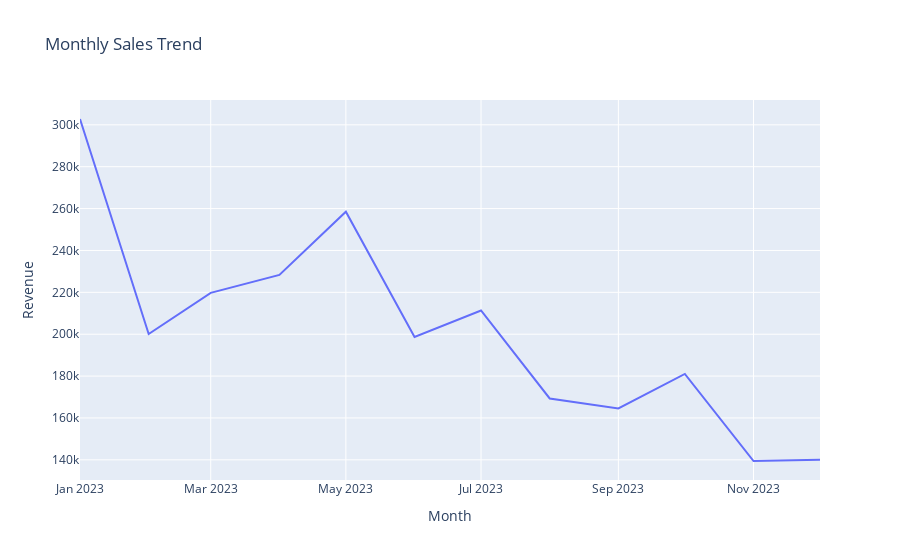

Notebook code for this chart:
### Code cell
# Monthly Sales Trend
df['Month'] = df['Order Date'].dt.to_period('M').astype(str)
monthly_sales = df.groupby('Month')['Revenue'].sum().reset_index()

fig = px.line(monthly_sales, x='Month', y='Revenue', title='Monthly Sales Trend')
fig.show()

### Figure 1 — Plotly figure (JSON) as saved in the notebook; plotly's stock layout.template omitted (floating-point values rounded to 4 significant figures)
{"data": [{"hovertemplate": "Month=%{x}<br>Revenue=%{y}<extra></extra>", "legendgroup": "", "line": {"color": "#636efa", "dash": "solid"}, "marker": {"symbol": "circle"}, "mode": "lines", "name": "", "orientation": "v", "showlegend": false, "type": "scatter", "x": ["2023-01", "2023-02", "2023-03", "2023-04", "2023-05", "2023-06", "2023-07", "2023-08", "2023-09", "2023-10", "2023-11", "2023-12"], "xaxis": "x", "y": [302800.0, 200100.0, 219700.0, 228300.0, 258500.0, 198600.0, 211300.0, 169300.0, 164500.0, 181000.0, 139400.0, 140000.0], "yaxis": "y"}], "layout": {"legend": {"tracegroupgap": 0}, "title": {"text": "Monthly Sales Trend"}, "xaxis": {"anchor": "y", "domain": [0, 1], "title": {"text": "Month"}}, "yaxis": {"anchor": "x", "domain": [0, 1], "title": {"text": "Revenue"}}}}
